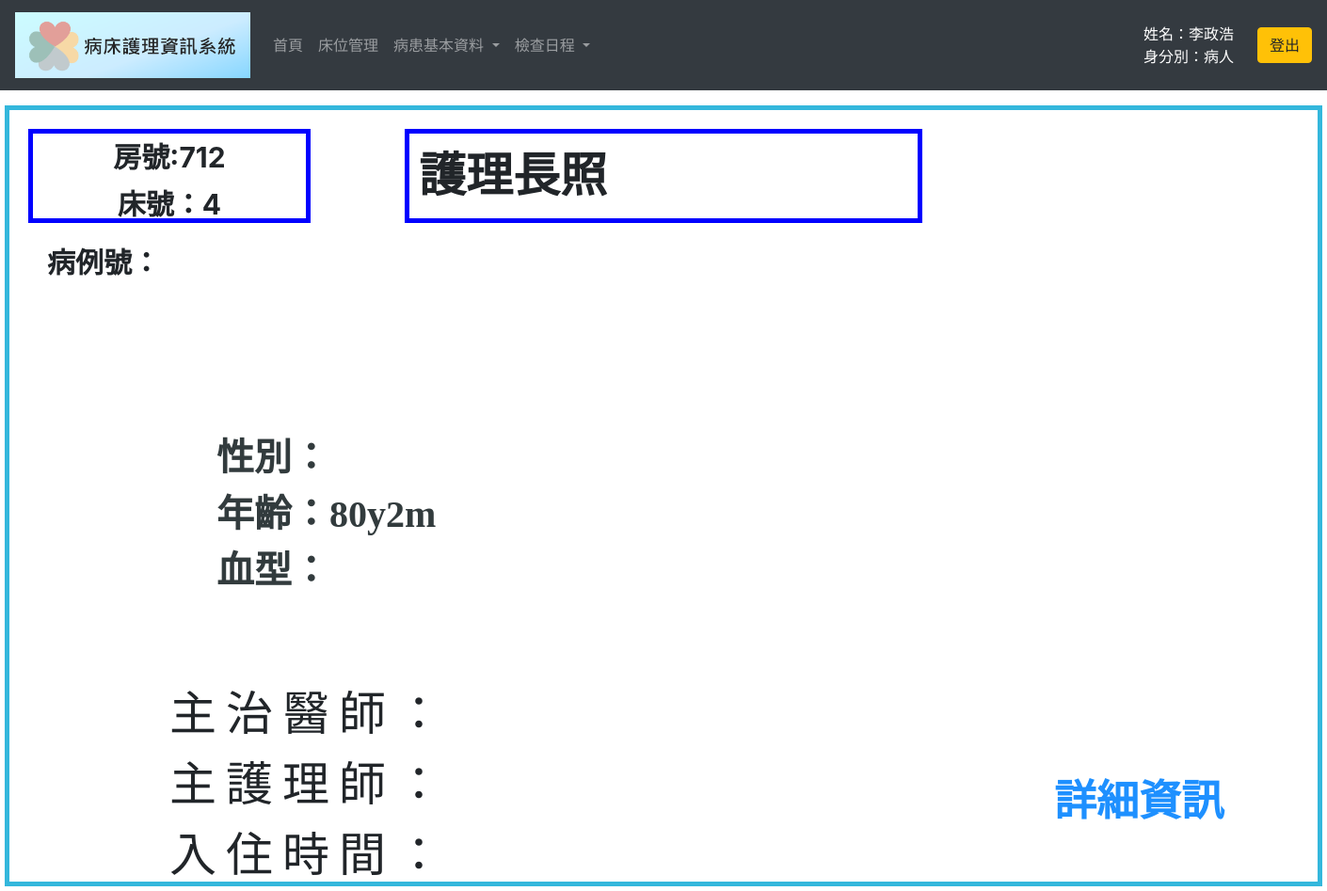
Page /nurse_bed_card.php?p_id_number=D473890112 (signed in) on the earlier database version.
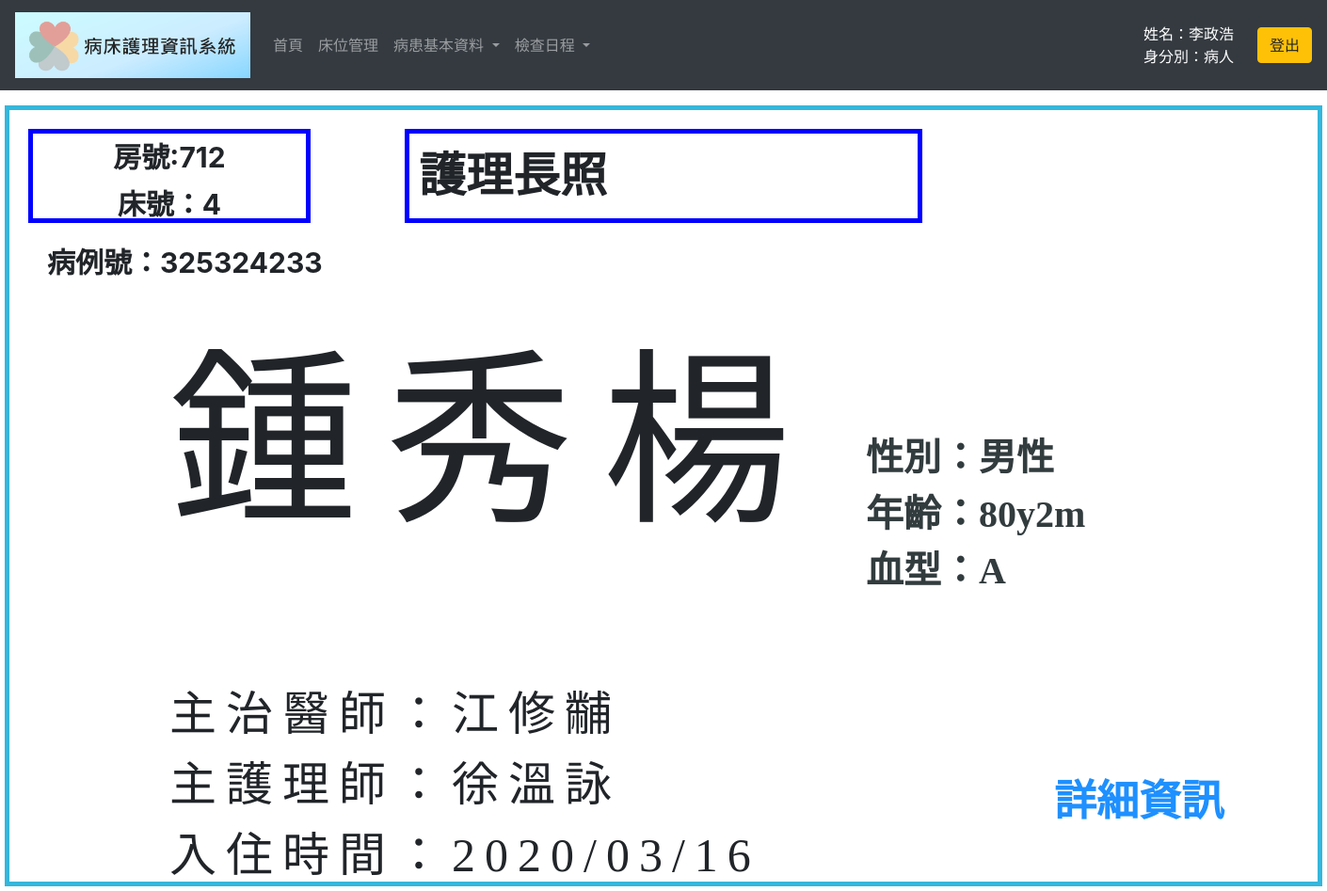
Same page on the later database version.
### tables this page shows
CREATE TABLE `patient_admission_info` (
  `id_number` varchar(255) NOT NULL,
  `ward_no` int(11) DEFAULT NULL,
  `r1` varchar(255) DEFAULT NULL,
  `bed_no` int(11) DEFAULT NULL,
  `r2` varchar(255) DEFAULT NULL,
  `phone_no` varchar(255) DEFAULT NULL,
  `r3` varchar(255) DEFAULT NULL,
  `address` varchar(255) DEFAULT NULL,
  `r4` varchar(255) DEFAULT NULL,
  `emergency_contact` varchar(255) DEFAULT NULL,
  `r5` varchar(255) DEFAULT NULL,
  `emergency_contact_no` varchar(255) DEFAULT NULL,
  `r6` varchar(255) DEFAULT NULL,
  `hospitalization_date` varchar(255) DEFAULT NULL,
  `r7` varchar(255) DEFAULT NULL,
  `observation_time` varchar(255) DEFAULT NULL,
  `r8` varchar(255) DEFAULT NULL,
  `attending_physician` varchar(255) DEFAULT NULL,
  `r9` varchar(255) DEFAULT NULL,
  `nurse` varchar(255) DEFAULT NULL,
  `r10` varchar(255) DEFAULT NULL,
  `current_condition` varchar(255) DEFAULT NULL,
  `r11` varchar(255) DEFAULT NULL,
  `transaction_info` varchar(255) DEFAULT NULL
);

CREATE TABLE `patient_basic_info` (
  `id_number` varchar(255) NOT NULL,
  `r1` varchar(255) DEFAULT NULL,
  `chart_no` varchar(255) DEFAULT NULL,
  `r2` varchar(255) DEFAULT NULL,
  `m_name` varchar(255) DEFAULT NULL,
  `r3` varchar(255) DEFAULT NULL,
  `gender` varchar(255) DEFAULT NULL,
  `r4` varchar(255) DEFAULT NULL,
  `birth_date` varchar(255) DEFAULT NULL,
  `r5` varchar(255) DEFAULT NULL,
  `blood` varchar(255) DEFAULT NULL,
  `r6` varchar(255) DEFAULT NULL,
  `rh` varchar(255) DEFAULT NULL,
  `r7` varchar(255) DEFAULT NULL,
  `major_illness` varchar(255) DEFAULT NULL,
  `r8` varchar(255) DEFAULT NULL,
  `allergies` varchar(255) DEFAULT NULL,
  `r9` varchar(255) DEFAULT NULL
);

### nurse_bed_card.php (the view, shortened to what this page needs)
<?php
    if(isset($_GET['p_id_number'])){
        $id_number = $_GET['p_id_number'];
    }
    $conn = new PDO("mysql:host=localhost;dbname=access_test", "root", "");
    $stmt = $conn ->prepare("SELECT ward_no FROM patient_admission_info WHERE id_number='".$id_number."'");
    $stmt-> execute();
    $ward_no = $stmt->fetchAll()[0][0];
    $stmt = $conn ->prepare("SELECT bed_no FROM patient_admission_info WHERE id_number='".$id_number."'");
    $stmt-> execute();
    $bed_no = $stmt->fetchAll()[0][0];
    $stmt = $conn ->prepare("SELECT m_name FROM patient_basic_info WHERE id_number='".$id_number."'");
    $stmt-> execute();
    $p_name = $stmt->fetchAll()[0][0];
    $stmt = $conn ->prepare("SELECT chart_no FROM patient_basic_info WHERE id_number='".$id_number."'");
    $stmt-> execute();
    $chart_no = $stmt->fetchAll()[0][0];
    $stmt = $conn ->prepare("SELECT gender FROM patient_basic_info WHERE id_number='".$id_number."'");
    $stmt-> execute();
    $gender = $stmt->fetchAll()[0][0];
    $stmt = $conn ->prepare("SELECT blood FROM patient_basic_info WHERE id_number='".$id_number."'");
    $stmt-> execute();
    $blood = $stmt->fetchAll()[0][0];
    $stmt = $conn ->prepare("SELECT attending_physician FROM patient_admission_info WHERE id_number='".$id_number."'");
    $stmt-> execute();
    $physician = $stmt->fetchAll()[0][0];
    $stmt = $conn ->prepare("SELECT nurse FROM patient_admission_info WHERE id_number='".$id_number."'");
    $stmt-> execute();
    $nurse = $stmt->fetchAll()[0][0];
    $stmt = $conn ->prepare("SELECT hospitalization_date FROM patient_admission_info WHERE id_number='".$id_number."'");
    $stmt-> execute();
    $date = $stmt->fetchAll()[0][0];
?>
<!DOCTYPE html>
<html>
<head>
    <link rel="stylesheet" href="https://cdn.jsdelivr.net/npm/bootstrap@4.6.1/dist/css/bootstrap.min.css">
</head>
<body>
<nav class="navbar navbar-expand-sm bg-dark navbar-dark static-top">
  <a class="navbar-brand" href="nurse_index.php">
    <img src="./images/topic.png" alt="logo" style="width:250px;">
  </a>
  <ul class="navbar-nav mr-auto">
  <li class="nav-item">
        <a class="nav-link" href="nurse_index.php">首頁</a>
      </li>
      <li class="nav-item">
        <a class="nav-link" href="nurse_bed_manage.php">床位管理</a>
      </li>
      <li class="nav-item dropdown">
                <a class="nav-link dropdown-toggle" href="#" id="navbardrop" data-toggle="dropdown">
                    病患基本資料
                </a>
      </li>
      <li class="nav-item dropdown">
                <a class="nav-link dropdown-toggle" href="#" id="navbardrop" data-toggle="dropdown">
                    檢查日程
                </a>
      </li>
</ul>
<div style="margin-right:10px ;text-align:right; color:white;" class="col-xs-12 col-md-2">
      <?php $a = 1;
        $name = $_SESSION["name"];
        $identity = $_SESSION["identity"];
        echo "姓名：" . $name . "<br>身分別：" . $identity ;
      ?>
    </div>
    <form  id="login" method="POST" action="logout.php">
      <input class="btn btn-warning" type="submit" value="登出">
    </form>
</nav>
<div style="position:relative; width: 1400px;0px; height: 830px; border:5px rgb(52, 183, 220) solid;padding: 20px; margin: 0 auto;">
        <div id="bed">房號:<?php echo $ward_no;?><br>床號：<?php echo $bed_no;?></div>
        <div class="locate"><p1>護理長照</p1><p2><iframe href="#" src="https://www.zeitverschiebung.net/clock-widget-iframe-v2?language=en&size=small&timezone=Asia%2FTaipei" width="100%" height="90" frameborder="0" seamless></iframe> </p2></div>
        <div style="margin: 20px;font-size: 30px; font-weight:bold;">病例號：<?php echo $chart_no;?></div>
        <div class="info1"><p1><?php echo $p_name?></p1><p2>性別：<?php echo $gender;?><br>年齡：80y2m<br>血型：<?php echo $blood;?></p2></div>
        <div class="info2">
            主治醫師：<?php echo $physician;?><br>
            主護理師：<?php echo $nurse;?><br>
            入住時間：<?php echo $date;?>
        </div>
        <div id="qrcode" style="float:right; position: absolute; bottom: 50px; right: 100px;">
            <p style="color:dodgerblue; font-size: 45px; margin-bottom: 0;font-weight:bold;font-family:微軟正黑體;">詳細資訊</p>
        </div>
    </div>
</body>
</html>

Differences in the rows shown:
changed patient_admission_info: attending_physician (not shown) → "江修黼"; nurse (not shown) → "徐溫詠"; hospitalization_date (not shown) → "2020/03/16"
now on this page (row edited): patient_basic_info: chart_no "325324233", m_name "鍾秀楊", gender "男性", blood "A"
